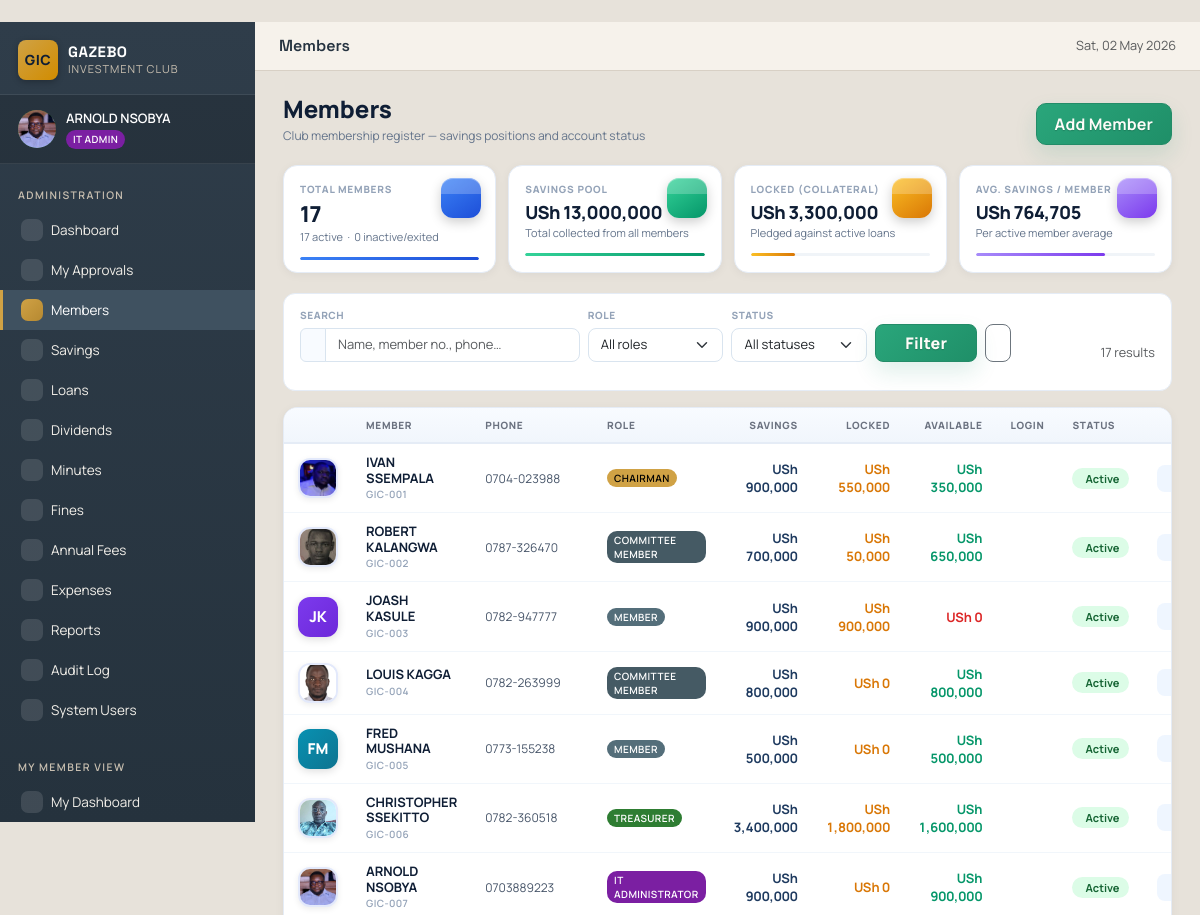
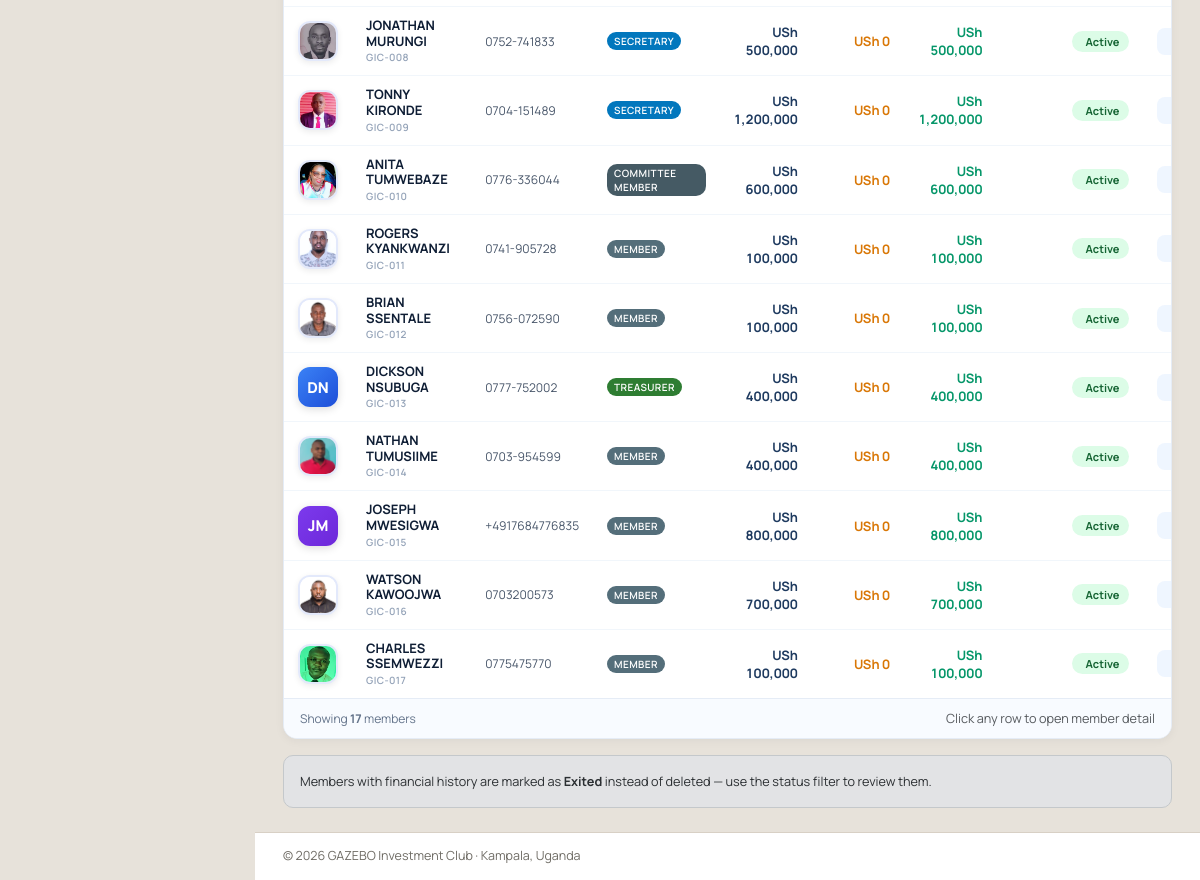
Screenshot of /admin/members (signed in) with the database file from the repository (2 pictures, top to bottom).
### tables this page shows
CREATE TABLE members (
    id              INTEGER PRIMARY KEY AUTOINCREMENT,
    member_no       TEXT UNIQUE NOT NULL,         -- e.g. GIC-001
    full_name       TEXT NOT NULL,
    phone           TEXT,
    email           TEXT,
    national_id     TEXT,
    district        TEXT DEFAULT 'Kampala',
    address         TEXT,
    next_of_kin     TEXT,
    nok_phone       TEXT,
    role            TEXT NOT NULL DEFAULT 'MEMBER',
    join_date       DATE NOT NULL,
    status          TEXT DEFAULT 'Active',        -- Active / Inactive / Suspended
    photo_url       TEXT,
    notes           TEXT,
    created_at      TIMESTAMP DEFAULT CURRENT_TIMESTAMP,
    updated_at      TIMESTAMP DEFAULT CURRENT_TIMESTAMP
, surname TEXT, first_name TEXT, other_names TEXT, gender TEXT, date_of_birth DATE, nationality TEXT DEFAULT 'Ugandan', marital_status TEXT, tin TEXT, nid_copy_url TEXT, alt_phone TEXT, whatsapp_no TEXT, village_street TEXT, employment_status TEXT, occupation TEXT, employer_business TEXT, monthly_income REAL, monthly_contribution REAL DEFAULT 100000, preferred_pay_date INTEGER, mobile_money_no TEXT, bank_account_no TEXT, share_account_no TEXT, nok_relationship TEXT, nok_address TEXT, nid_copy_approved INTEGER DEFAULT 0, membership_form_url TEXT);

### admin_routes.py (the view)
@bp.route('/members')
@admin_required
def members_list():
    db = get_db()
    _normalize_legacy_archived_status(db)
    db.commit()
    q = (request.args.get('q') or '').strip()
    role_filter = request.args.get('role') or ''
    status_filter = request.args.get('status') or ''
    sql = "SELECT * FROM members WHERE 1=1"
    params = []
    if q:
        sql += " AND (full_name LIKE ? OR member_no LIKE ? OR phone LIKE ?)"
        params.extend([f"%{q}%", f"%{q}%", f"%{q}%"])
    if role_filter:
        sql += " AND role = ?"
        params.append(role_filter)
    if status_filter == 'all':
        pass
    elif status_filter:
        sql += " AND status = ?"
        params.append(status_filter)
    else:
        sql += " AND status NOT IN ('Exited', 'Archived')"
    sql += " ORDER BY member_no"
    members = db.execute(sql, params).fetchall()
    enriched = []
    for m in members:
        savings_total = get_member_total_savings(db, m['id'])
        locked = get_member_locked_amount(db, m['id'])
        has_user = db.execute(
            "SELECT 1 FROM users WHERE member_id = ?", (m['id'],)
        ).fetchone()
        d = dict(m)
        if m['status'] in {'Exited', 'Archived'}:
            d['savings_total'] = None
            d['locked'] = None
        else:
            d['savings_total'] = savings_total
            d['locked'] = locked
        d['has_login'] = bool(has_user)
        enriched.append(d)
    return render_template(
        'admin/members_list.html',
        members=enriched, q=q,
        role_filter=role_filter, status_filter=status_filter,
    )

### templates/admin/members_list.html (shortened to what this page needs)
{% extends "base.html" %}
{% block topbar %}Members{% endblock %}
{% block content %}
<div class="ml-header">
  <div>
    <h1> Members</h1>
    <div class="sub">Club membership register &mdash; savings positions and account status</div>
  </div>
  {% if session.role in ('IT_ADMIN','SECRETARY') %}
  <a href="{{ url_for('admin.member_create') }}" class="btn btn-primary" style="border-radius:10px;font-weight:700;padding:8px 18px">
     Add Member
  </a>
  {% endif %}
</div>
{% set active_m = members | selectattr('status','equalto','Active') | list %}
{% set total_sv = members | sum(attribute='savings_total') %}
{% set total_locked = members | sum(attribute='locked') %}
<div class="ml-kpis">
  <div class="ml-kpi">
    <div class="ml-kpi-ico ico-blue"></div>
    <div class="lbl">Total Members</div>
    <div class="val">{{ members | length }}</div>
    <div class="sub2">{{ active_m | length }} active &nbsp;·&nbsp; {{ (members | length) - (active_m | length) }} inactive/exited</div>
    <div class="ml-kpi-bar"><div class="ml-kpi-bar-fill" style="width:{{ ((active_m|length / [members|length,1]|max)*100)|int }}%;background:linear-gradient(90deg,#3b82f6,#1d4ed8)"></div></div>
  </div>
  <div class="ml-kpi">
    <div class="ml-kpi-ico ico-green"></div>
    <div class="lbl">Savings Pool</div>
    <div class="val" style="font-size:18px">{{ total_sv | money }}</div>
    <div class="sub2">Total collected from all members</div>
    <div class="ml-kpi-bar"><div class="ml-kpi-bar-fill" style="width:100%;background:linear-gradient(90deg,#34d399,#059669)"></div></div>
  </div>
  <div class="ml-kpi">
    <div class="ml-kpi-ico ico-amber"></div>
    <div class="lbl">Locked (Collateral)</div>
    <div class="val" style="font-size:18px">{{ total_locked | money }}</div>
    <div class="sub2">Pledged against active loans</div>
    <div class="ml-kpi-bar"><div class="ml-kpi-bar-fill" style="width:{{ (((total_locked / [total_sv,1]|max))*100)|int }}%;background:linear-gradient(90deg,#fbbf24,#d97706)"></div></div>
  </div>
  <div class="ml-kpi">
    <div class="ml-kpi-ico ico-purple"></div>
    <div class="lbl">Avg. Savings / Member</div>
    <div class="val" style="font-size:18px">{{ (total_sv // [active_m|length,1]|max) | money }}</div>
    <div class="sub2">Per active member average</div>
    <div class="ml-kpi-bar"><div class="ml-kpi-bar-fill" style="width:72%;background:linear-gradient(90deg,#a78bfa,#7c3aed)"></div></div>
  </div>
</div>
<div class="ml-filter">
  <form method="get" class="row g-2 align-items-end">
    <div class="col-lg-4 col-md-6">
      <label class="form-label">Search</label>
      <div class="input-group">
        <span class="input-group-text" style="background:#f8fbff;border-color:#d9e4ef"></span>
        <input type="text" name="q" value="{{ q }}" class="form-control" placeholder="Name, member no., phone…">
      </div>
    </div>
    <div class="col-lg-2 col-md-3">
      <label class="form-label">Role</label>
      <select name="role" class="form-select">
        <option value="">All roles</option>
      </select>
    </div>
    <div class="col-lg-2 col-md-3">
      <label class="form-label">Status</label>
      <select name="status" class="form-select">
        <option value="all" {% if status_filter=='all' %}selected{% endif %}>All statuses</option>
      </select>
    </div>
    <div class="col-lg-2 col-md-6 d-flex gap-2">
      <button type="submit" class="btn btn-primary w-100" style="border-radius:8px">
         Filter
      </button>
      <a href="{{ url_for('admin.members_list') }}" class="btn btn-outline-secondary" style="border-radius:8px" title="Clear filters"></a>
    </div>
    <div class="col-lg-2 col-md-6 text-end">
      <span class="small text-muted">{{ members | length }} result{{ members|length != 1 and 's' or '' }}</span>
    </div>
  </form>
</div>
<div class="ml-table-wrap">
  {% if members %}
  <div class="table-responsive">
    <table class="ml-table">
      <thead>
        <tr>
          <th style="width:44px"></th>
          <th>Member</th>
          <th>Phone</th>
          <th>Role</th>
          <th class="text-end">Savings</th>
          <th class="text-end">Locked</th>
          <th class="text-end">Available</th>
          <th style="text-align:center">Login</th>
          <th>Status</th>
          <th style="width:80px"></th>
        </tr>
      </thead>
      <tbody>
        {% for m in members %}
        {% set av = (m.savings_total or 0) - (m.locked or 0) %}
        {% set initials = ((m.full_name or 'U').split()[0][0] ~ ((m.full_name or '').split()[-1][0] if (m.full_name or '').split()|length > 1 else ''))|upper %}
        {% set av_clr_idx = loop.index0 % 6 %}
        {% set av_colors = ['linear-gradient(135deg,#3b82f6,#1d4ed8)','linear-gradient(135deg,#059669,#047857)','linear-gradient(135deg,#7c3aed,#6d28d9)','linear-gradient(135deg,#d97706,#b45309)','linear-gradient(135deg,#0891b2,#0e7490)','linear-gradient(135deg,#e11d48,#be123c)'] %}
        <tr onclick="window.location='{{ url_for('admin.member_detail', member_id=m.id) }}'" style="cursor:pointer">
          <td>
            {% if m.photo_url %}
            <img src="{{ url_for('static', filename=m.photo_url) }}" class="ml-av" alt="{{ m.full_name }}">
            {% else %}
            <div class="ml-av-fb" style="background:{{ av_colors[av_clr_idx] }}">{{ initials }}</div>
            {% endif %}
          </td>
          <td>
            <div class="ml-member-cell">
              <div>
                <div class="ml-name">{{ m.full_name }}</div>
                <div class="ml-no">{{ m.member_no }}</div>
              </div>
            </div>
          </td>
          <td style="color:#475569;font-size:12px">{{ m.phone or '—' }}</td>
          <td><span class="role-badge role-{{ m.role|lower }}">{{ ROLES[m.role].name }}</span></td>
          <td class="ml-money">{{ m.savings_total | money if m.savings_total is not none else '—' }}</td>
          <td class="ml-money locked">{{ m.locked | money if m.locked is not none else '—' }}</td>
          <td class="ml-money" style="color:{% if av > 0 %}#059669{% else %}#dc2626{% endif %}">
            {{ [av, 0] | max | money }}
          </td>
          <td style="text-align:center">
          </td>
          <td>
            <span class="ml-status ms-{{ m.status|lower }}">
              {{ m.status }}
            </span>
          </td>
          <td onclick="event.stopPropagation()">
            <a href="{{ url_for('admin.member_detail', member_id=m.id) }}" class="ml-view-btn">
            </a>
          </td>
        </tr>
        {% endfor %}
      </tbody>
    </table>
  </div>
  <div class="ml-footer">
    <span class="count">Showing <strong>{{ members | length }}</strong> member{{ members|length != 1 and 's' or '' }}</span>
    <span class="small text-muted">Click any row to open member detail</span>
  </div>
  {% else %}
  <div class="ml-empty">
    <i class="ph ph-users-three"></i>
    No members match your filters.
  </div>
  {% endif %}
</div>
<div class="alert alert-secondary mt-3 mb-0 small" style="border-radius:10px">
  Members with financial history are marked as <strong>Exited</strong> instead of deleted — use the status filter to review them.
</div>
{% endblock %}

### templates/base.html (shortened to what this page needs)
﻿<!doctype html>
<html lang="en">
<head>
  <link href="https://cdn.jsdelivr.net/npm/bootstrap@5.3.3/dist/css/bootstrap.min.css" rel="stylesheet">
  <link href="https://cdn.jsdelivr.net/npm/bootstrap-icons@1.11.3/font/bootstrap-icons.css" rel="stylesheet">
  <link rel="stylesheet" href="https://unpkg.com/@phosphor-icons/web@2.1.1/src/regular/style.css">
  <link rel="stylesheet" href="{{ url_for('static', filename='css/style.css') }}">
</head>
<body class="app-body">
  {% if session.user_id %}
  <div class="app-shell">
    <aside class="app-sidebar" id="sidebar">
      <div class="brand">
        <div class="brand-mark">GIC</div>
        <div class="brand-text">
          <div class="brand-name">GAZEBO</div>
          <div class="brand-sub">Investment Club</div>
        </div>
      </div>
      <div class="user-card">
        <div class="user-avatar">
          {% if session.photo_url %}
          <img src="{{ url_for('static', filename=session.photo_url) }}" alt="Profile photo" class="avatar-img">
          {% else %}
          {{ session.full_name[0]|upper if session.full_name else 'U' }}
          {% endif %}
        </div>
        <div class="user-meta">
          <div class="user-name">{{ session.full_name }}</div>
          <div class="user-role">
            <span class="role-badge role-{{ session.role|lower }}">
              {% if session.role == 'IT_ADMIN' %}IT Admin
              {% elif session.role == 'CHAIRMAN' %}Chairman
              {% elif session.role == 'SECRETARY' %}Secretary
              {% elif session.role == 'TREASURER' %}Treasurer
              {% elif session.role == 'COMMITTEE' %}Committee
              {% else %}Member{% endif %}
            </span>
          </div>
        </div>
      </div>
      <nav class="app-nav">
        {% if ROLES[session.role].admin %}
          <div class="nav-section">Administration</div>
          <a href="{{ url_for('admin.dashboard') }}" class="nav-link {% if request.endpoint == 'admin.dashboard' %}active{% endif %}">
            <i class="ph ph-gauge"></i> Dashboard
          </a>
          <a href="{{ url_for('admin.approvals') }}" class="nav-link {% if request.endpoint == 'admin.approvals' %}active{% endif %}" style="position:relative">
            <i class="ph ph-check-square"></i> My Approvals
          </a>
          <a href="{{ url_for('admin.members_list') }}" class="nav-link {% if request.endpoint and request.endpoint.startswith('admin.member') %}active{% endif %}">
            <i class="ph ph-users-three"></i> Members
          </a>
          <a href="{{ url_for('admin.savings_list') }}" class="nav-link {% if request.endpoint and request.endpoint.startswith('admin.savings') %}active{% endif %}">
            <i class="ph ph-bank"></i> Savings
          </a>
          <a href="{{ url_for('admin.loans_list') }}" class="nav-link {% if request.endpoint and request.endpoint.startswith('admin.loan') %}active{% endif %}">
            <i class="ph ph-hand-coins"></i> Loans
          </a>
          <a href="{{ url_for('admin.dividends_list') }}" class="nav-link {% if request.endpoint and request.endpoint.startswith('admin.dividend') %}active{% endif %}">
            <i class="ph ph-chart-line-up"></i> Dividends
          </a>
          <a href="{{ url_for('admin.minutes_list') }}" class="nav-link {% if request.endpoint and request.endpoint.startswith('admin.minutes') %}active{% endif %}">
            <i class="ph ph-notepad"></i> Minutes
          </a>
          <a href="{{ url_for('admin.fines_list') }}" class="nav-link {% if request.endpoint and request.endpoint.startswith('admin.fines') %}active{% endif %}">
            <i class="ph ph-warning-octagon"></i> Fines
          </a>
          <a href="{{ url_for('admin.fees_list') }}" class="nav-link {% if request.endpoint and request.endpoint.startswith('admin.fees') %}active{% endif %}">
            <i class="ph ph-receipt"></i> Annual Fees
          </a>
          <a href="{{ url_for('admin.expenses_list') }}" class="nav-link {% if request.endpoint and request.endpoint.startswith('admin.expenses') %}active{% endif %}" style="position:relative">
            <i class="ph ph-wallet"></i> Expenses
          </a>
          <a href="{{ url_for('admin.reports') }}" class="nav-link {% if request.endpoint == 'admin.reports' %}active{% endif %}">
            <i class="ph ph-chart-bar"></i> Reports
          </a>
          {% if session.role in ('IT_ADMIN', 'CHAIRMAN') %}
          <a href="{{ url_for('admin.audit_list') }}" class="nav-link {% if request.endpoint == 'admin.audit_list' %}active{% endif %}">
            <i class="ph ph-shield-check"></i> Audit Log
          </a>
          <a href="{{ url_for('admin.users_list') }}" class="nav-link {% if request.endpoint and request.endpoint.startswith('admin.users') %}active{% endif %}">
            <i class="ph ph-user-gear"></i> System Users
          </a>
          {% endif %}
          <div class="nav-section mt-3">My Member View</div>
          <a href="{{ url_for('member.dashboard') }}" class="nav-link {% if request.endpoint == 'member.dashboard' %}active{% endif %}">
            <i class="ph ph-house-line"></i> My Dashboard
          </a>
        {% endif %}
      </nav>
    </aside>
    <div class="app-content">
      <header class="app-topbar">
        <div class="topbar-title">{% block topbar %}{% endblock %}</div>
        <div class="topbar-actions">
          <span class="text-muted small d-none d-md-inline">{{ today.strftime('%a, %d %b %Y') }}</span>
        </div>
      </header>
      <main class="app-main">
        {% block content %}{% endblock %}
      </main>
      <footer class="app-footer">
        &copy; {{ today.year }} {{ CONFIG.CLUB_NAME }} &middot; {{ CONFIG.CLUB_LOCATION }}
      </footer>
    </div>
  </div>
  {% else %}
    {% block auth_content %}{% endblock %}
  {% endif %}
</body>
</html>

### rows the page displays
members: full_name "ARNOLD NSOBYA", photo_url (picture), member_no "GIC-007", phone "0703889223", role "IT ADMINISTRATOR", savings_total "USh 900,000", locked "USh 0", value "USh 900,000", status "Active"
members: photo_url (picture), full_name "IVAN SSEMPALA", member_no "GIC-001", phone "0704-023988", role "CHAIRMAN", savings_total "USh 900,000", locked "USh 550,000", value "USh 350,000", status "Active"
members: photo_url (picture), full_name "ROBERT KALANGWA", member_no "GIC-002", phone "0787-326470", role "COMMITTEE MEMBER", savings_total "USh 700,000", locked "USh 50,000", value "USh 650,000", status "Active"
members: initials "JK", full_name "JOASH KASULE", member_no "GIC-003", phone "0782-947777", role "MEMBER", savings_total "USh 900,000", locked "USh 900,000", value "USh 0", status "Active"
members: photo_url (picture), full_name "LOUIS KAGGA", member_no "GIC-004", phone "0782-263999", role "COMMITTEE MEMBER", savings_total "USh 800,000", locked "USh 0", value "USh 800,000", status "Active"
members: initials "FM", full_name "FRED MUSHANA", member_no "GIC-005", phone "0773-155238", role "MEMBER", savings_total "USh 500,000", locked "USh 0", value "USh 500,000", status "Active"
members: photo_url (picture), full_name "CHRISTOPHER SSEKITTO", member_no "GIC-006", phone "0782-360518", role "TREASURER", savings_total "USh 3,400,000", locked "USh 1,800,000", value "USh 1,600,000", status "Active"
members: photo_url (picture), full_name "JONATHAN MURUNGI", member_no "GIC-008", phone "0752-741833", role "SECRETARY", savings_total "USh 500,000", locked "USh 0", value "USh 500,000", status "Active"
members: photo_url (picture), full_name "TONNY KIRONDE", member_no "GIC-009", phone "0704-151489", role "SECRETARY", savings_total "USh 1,200,000", locked "USh 0", value "USh 1,200,000", status "Active"
members: photo_url (picture), full_name "ANITA TUMWEBAZE", member_no "GIC-010", phone "0776-336044", role "COMMITTEE MEMBER", savings_total "USh 600,000", locked "USh 0", value "USh 600,000", status "Active"
members: photo_url (picture), full_name "ROGERS KYANKWANZI", member_no "GIC-011", phone "0741-905728", role "MEMBER", savings_total "USh 100,000", locked "USh 0", value "USh 100,000", status "Active"
members: photo_url (picture), full_name "BRIAN SSENTALE", member_no "GIC-012", phone "0756-072590", role "MEMBER", savings_total "USh 100,000", locked "USh 0", value "USh 100,000", status "Active"
members: initials "DN", full_name "DICKSON NSUBUGA", member_no "GIC-013", phone "0777-752002", role "TREASURER", savings_total "USh 400,000", locked "USh 0", value "USh 400,000", status "Active"
members: photo_url (picture), full_name "NATHAN TUMUSIIME", member_no "GIC-014", phone "0703-954599", role "MEMBER", savings_total "USh 400,000", locked "USh 0", value "USh 400,000", status "Active"
members: initials "JM", full_name "JOSEPH MWESIGWA", member_no "GIC-015", phone "+4917684776835", role "MEMBER", savings_total "USh 800,000", locked "USh 0", value "USh 800,000", status "Active"
members: photo_url (picture), full_name "WATSON KAWOOJWA", member_no "GIC-016", phone "0703200573", role "MEMBER", savings_total "USh 700,000", locked "USh 0", value "USh 700,000", status "Active"
members: photo_url (picture), full_name "CHARLES SSEMWEZZI", member_no "GIC-017", phone "0775475770", role "MEMBER", savings_total "USh 100,000", locked "USh 0", value "USh 100,000", status "Active"

### other values shown
{{ members | length }} "17"
{{ active_m | length }} "17"
{{ (members | length) - (active_m | length) }} "0"
{{ total_sv | money }} "USh 13,000,000"
{{ total_locked | money }} "USh 3,300,000"
{{ (total_sv // [active_m|length,1]|max) | money }} "USh 764,705"
{{ members|length != 1 and 's' or '' }} "s"
{{ CONFIG.CLUB_NAME }} "GAZEBO Investment Club"
{{ CONFIG.CLUB_LOCATION }} "Kampala, Uganda"
